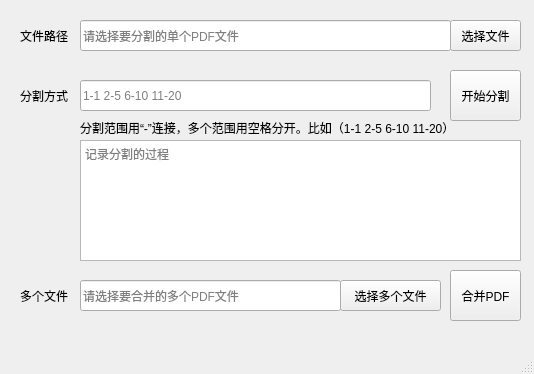
<?xml version="1.0" encoding="UTF-8"?>
<ui version="4.0">
 <class>MainWindow</class>
 <widget class="QMainWindow" name="MainWindow">
  <property name="geometry">
   <rect>
    <x>0</x>
    <y>0</y>
    <width>534</width>
    <height>374</height>
   </rect>
  </property>
  <property name="windowTitle">
   <string>PDF合并&amp;拆分</string>
  </property>
  <property name="windowIcon">
   <iconset>
    <normaloff>r5.ico</normaloff>r5.ico</iconset>
  </property>
  <widget class="QWidget" name="centralwidget">
   <widget class="QLineEdit" name="filepath">
    <property name="geometry">
     <rect>
      <x>80</x>
      <y>20</y>
      <width>371</width>
      <height>31</height>
     </rect>
    </property>
    <property name="placeholderText">
     <string>请选择要分割的单个PDF文件</string>
    </property>
   </widget>
   <widget class="QLabel" name="label_3">
    <property name="geometry">
     <rect>
      <x>80</x>
      <y>120</y>
      <width>421</width>
      <height>16</height>
     </rect>
    </property>
    <property name="text">
     <string>分割范围用“-”连接，多个范围用空格分开。比如（1-1 2-5 6-10 11-20）</string>
    </property>
   </widget>
   <widget class="QLabel" name="label_2">
    <property name="geometry">
     <rect>
      <x>20</x>
      <y>90</y>
      <width>54</width>
      <height>12</height>
     </rect>
    </property>
    <property name="text">
     <string>分割方式</string>
    </property>
   </widget>
   <widget class="QPushButton" name="btn_split">
    <property name="geometry">
     <rect>
      <x>450</x>
      <y>70</y>
      <width>71</width>
      <height>51</height>
     </rect>
    </property>
    <property name="text">
     <string>开始分割</string>
    </property>
   </widget>
   <widget class="QLineEdit" name="text_split_std">
    <property name="geometry">
     <rect>
      <x>80</x>
      <y>80</y>
      <width>351</width>
      <height>31</height>
     </rect>
    </property>
    <property name="text">
     <string/>
    </property>
    <property name="placeholderText">
     <string>1-1 2-5 6-10 11-20</string>
    </property>
   </widget>
   <widget class="QTextBrowser" name="textBrowser_log">
    <property name="geometry">
     <rect>
      <x>80</x>
      <y>140</y>
      <width>441</width>
      <height>121</height>
     </rect>
    </property>
    <property name="placeholderText">
     <string>记录分割的过程</string>
    </property>
   </widget>
   <widget class="QLabel" name="label">
    <property name="geometry">
     <rect>
      <x>20</x>
      <y>20</y>
      <width>61</width>
      <height>31</height>
     </rect>
    </property>
    <property name="layoutDirection">
     <enum>Qt::RightToLeft</enum>
    </property>
    <property name="text">
     <string>文件路径</string>
    </property>
    <property name="textFormat">
     <enum>Qt::AutoText</enum>
    </property>
   </widget>
   <widget class="QPushButton" name="btn_file">
    <property name="geometry">
     <rect>
      <x>450</x>
      <y>20</y>
      <width>71</width>
      <height>31</height>
     </rect>
    </property>
    <property name="text">
     <string>选择文件</string>
    </property>
   </widget>
   <widget class="QLabel" name="label_4">
    <property name="geometry">
     <rect>
      <x>20</x>
      <y>290</y>
      <width>54</width>
      <height>12</height>
     </rect>
    </property>
    <property name="text">
     <string>多个文件</string>
    </property>
   </widget>
   <widget class="QLineEdit" name="filepath_merge">
    <property name="geometry">
     <rect>
      <x>80</x>
      <y>280</y>
      <width>261</width>
      <height>31</height>
     </rect>
    </property>
    <property name="placeholderText">
     <string>请选择要合并的多个PDF文件</string>
    </property>
   </widget>
   <widget class="QPushButton" name="btn_file_merge">
    <property name="geometry">
     <rect>
      <x>340</x>
      <y>280</y>
      <width>101</width>
      <height>31</height>
     </rect>
    </property>
    <property name="text">
     <string>选择多个文件</string>
    </property>
   </widget>
   <widget class="QPushButton" name="btn_merge">
    <property name="geometry">
     <rect>
      <x>450</x>
      <y>270</y>
      <width>71</width>
      <height>51</height>
     </rect>
    </property>
    <property name="text">
     <string>合并PDF</string>
    </property>
   </widget>
  </widget>
  <widget class="QMenuBar" name="menubar">
   <property name="geometry">
    <rect>
     <x>0</x>
     <y>0</y>
     <width>534</width>
     <height>23</height>
    </rect>
   </property>
  </widget>
  <widget class="QStatusBar" name="statusbar"/>
 </widget>
 <resources/>
 <connections/>
</ui>
